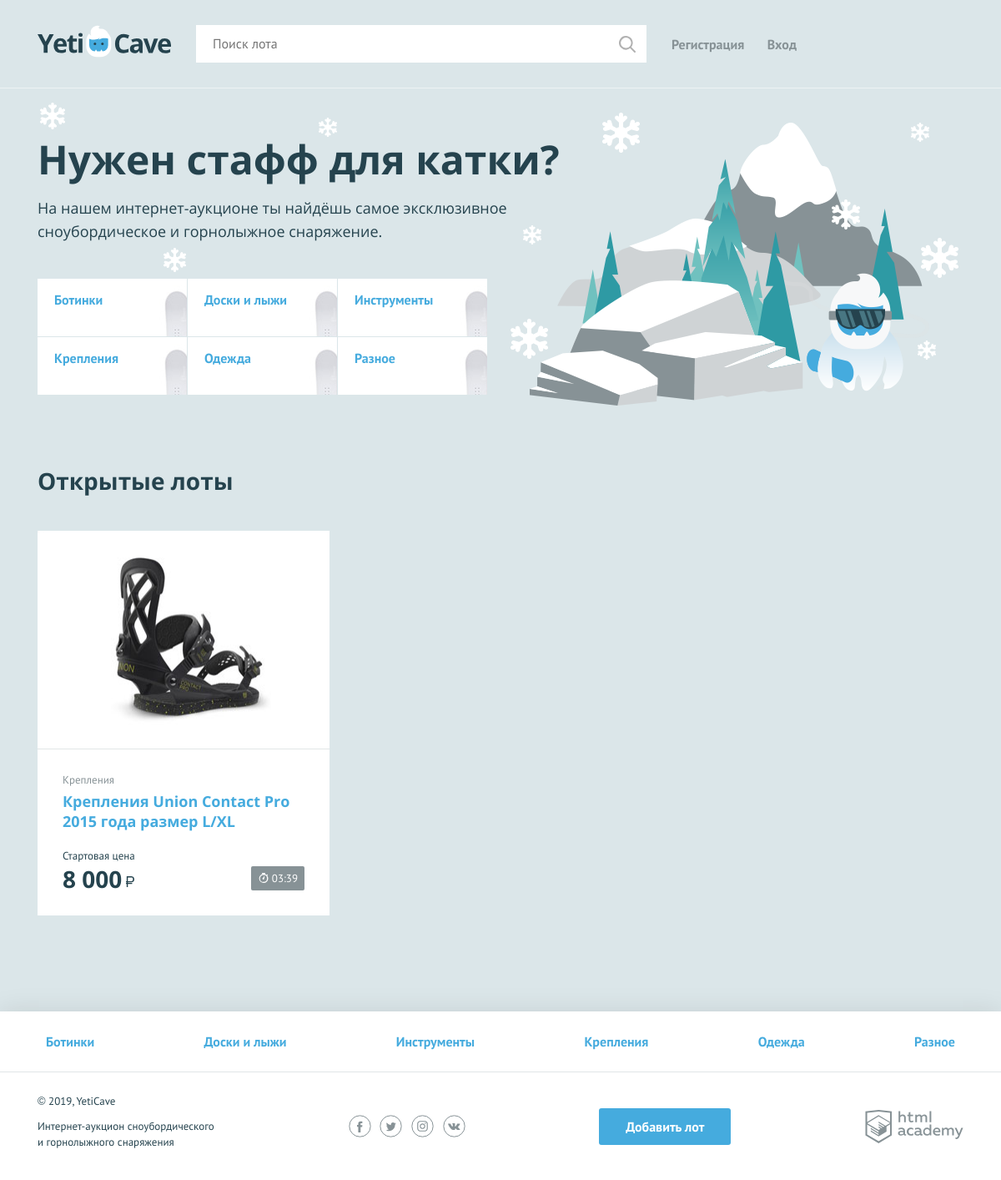
The page / on the database its author committed.
### tables this page shows
CREATE TABLE categories (
  id INT AUTO_INCREMENT PRIMARY KEY,
  title VARCHAR(20) NOT NULL UNIQUE
);

CREATE TABLE lots (
  id INT AUTO_INCREMENT PRIMARY KEY,
  create_time TIMESTAMP DEFAULT CURRENT_TIMESTAMP,
  title VARCHAR(128) NOT NULL,
  description TEXT NOT NULL,
  image VARCHAR(255) NOT NULL,
  category_id INT NOT NULL,
  price INT NOT NULL,
  end_time TIMESTAMP NULL,
  step_rate INT NOT NULL,
  user_id INT NOT NULL,
  winner_id INT
);

### functions/db.php (called while the page is built, shortened)
<?php
function get_categories($link)
{
    $sql    = "SELECT * FROM categories";
    $result = mysqli_query($link, $sql);
    $category = mysqli_fetch_all($result, MYSQLI_ASSOC);
    return $category;
}
function get_lots($link)
{
    $sql    = "SELECT l.id, l.title AS name, c.title AS category, l.price AS price, l.image, l.end_time
             FROM lots l
             JOIN categories c ON c.id = l.category_id
             WHERE l.winner_id IS NULL AND l.end_time > CURTIME() ORDER BY l.end_time";
    $result = mysqli_query($link, $sql);
    $lots = mysqli_fetch_all($result, MYSQLI_ASSOC);
    return $lots;
}

### templates/index.php (the view, shortened to what this page needs)
<main class="container">
    <section class="promo">
        <h2 class="promo__title">Нужен стафф для катки?</h2>
        <p class="promo__text">На нашем интернет-аукционе ты найдёшь самое эксклюзивное сноубордическое и горнолыжное
            снаряжение.</p>
        <ul class="promo__list">
            <?php foreach ($categories as $category): ?>
                <li class="promo__item promo__item--boards">
                    <a class="promo__link" href="category.php?id=<?= get_value($category, 'id'); ?>">
                        <?= get_value($category, 'title'); ?></a>
                </li>
            <?php endforeach; ?>
        </ul>
    </section>
    <section class="lots">
        <div class="lots__header">
            <h2>Открытые лоты</h2>
        </div>
        <ul class="lots__list">
            <?php foreach ($lots as $lot): ?>
                <li class="lots__item lot">
                    <div class="lot__image">
                        <img src="<?= htmlspecialchars(get_value($lot, 'image')); ?>" width="350" height="260"
                             alt="<?= htmlspecialchars(get_value($lot, 'name')); ?>">
                    </div>
                    <div class="lot__info">
                        <span class="lot__category"><?= get_value($lot, 'category'); ?></span>
                        <h3 class="lot__title"><a class="text-link" href="lot.php?id=<?= get_value($lot,
                                'id'); ?>"><?= htmlspecialchars(get_value($lot, 'name')); ?></a></h3>
                        <div class="lot__state">
                            <div class="lot__rate">
                                <span class="lot__amount">Стартовая цена</span>
                                <span class="lot__cost"><?= format_price(htmlspecialchars(get_value($lot,
                                        'price'))); ?></span>
                            </div>
                            <div class="lot__timer timer">
                                <?= time_to_end(get_value($lot, 'end_time')); ?>
                            </div>
                        </div>
                    </div>
                </li>
            <?php endforeach; ?>
        </ul>
    </section>
</main>

### functions/template.php (shortened to what this page needs)
<?php
function include_template($name, $data)
{
    $name   = 'templates/' . $name;
    extract($data);
    require $name;
    $result = ob_get_clean();
    return $result;
}
function format_price($price)
{
    return number_format(ceil($price), 0, null, ' ') . "<b class=\"rub\">р</b>";
}
function time_to_end($str_time)
{
    $secs_to_end = strtotime($str_time) - time();
    $hours   = sprintf("%'.02d", floor($secs_to_end / 3600));
    $minutes = sprintf("%'.02d", floor(($secs_to_end % 3600) / 60));
    return $hours . ":" . $minutes;
}
function get_value($array, $key)
{
    if ( ! isset($array[$key])) {
        return null;
    }
    return $array[$key];
}

### templates/layout.php (shortened to what this page needs)
<!DOCTYPE html>
<html lang="ru">
<head>
    <link href="css/normalize.min.css" rel="stylesheet">
    <link href="css/style.css" rel="stylesheet">
</head>
<body>
<div class="page-wrapper">
    <header class="main-header">
        <div class="main-header__container container">
            <a class="main-header__logo" href="/">
                <img src="img/logo.svg" width="160" height="39" alt="Логотип компании YetiCave">
            </a>
            <form class="main-header__search" method="get" action="search.php">
                <input type="search" name="search" placeholder="Поиск лота">
                <input class="main-header__search-btn" type="submit">
            </form>
            <nav class="user-menu">
                <?php if ($user): ?>
                    <div class="user-menu__logged">
                        <p><?= strip_tags(get_value($user, 'name')) ?></p>
                        <a href="my-bets.php">Мои ставки</a>
                        <a href="logout.php">Выйти</a>
                    </div>
                <?php else: ?>
                    <ul class="user-menu__list">
                        <li class="user-menu__item">
                            <a href="sign-up.php">Регистрация</a>
                        </li>
                        <li class="user-menu__item">
                            <a href="login.php">Вход</a>
                        </li>
                    </ul>
                <?php endif; ?>
            </nav>
        </div>
    </header>
    <?= $content; ?>
</div>
<footer class="main-footer">
    <nav class="nav">
        <ul class="nav__list container">
            <?php foreach ($categories as $category): ?>
                <li class="nav__item">
                    <a href="category.php?id=<?= get_value($category, 'id'); ?>">
                        <?= get_value($category,'title'); ?>
                    </a>
                </li>
            <?php endforeach; ?>
        </ul>
    </nav>
    <div class="main-footer__bottom container">
        <div class="main-footer__copyright">
            <p>© 2019, YetiCave</p>
            <p>Интернет-аукцион сноубордического и горнолыжного снаряжения</p>
        </div>
        <div class="main-footer__social social">
            <a class="social__link social__link--facebook" href="#">
            </a>
            <a class="social__link social__link--twitter" href="#">
            </a>
            <a class="social__link social__link--instagram" href="#">
            </a>
            <a class="social__link social__link--vkontakte" href="#">
            </a>
        </div>
        <a class="main-footer__add-lot button" href="add-lot.html">Добавить лот</a>
        <div class="main-footer__developed-by">
            <a class="logo-academy" href="https://htmlacademy.ru/intensive/php">
            </a>
        </div>
    </div>
</footer>
</body>
</html>

### index.php (shortened to what this page needs)
<?php
$title = 'Главная';
require_once ('functions/template.php');
require_once ('functions/db.php');
$config = require 'config.php';
$link = db_connect($config['db']);
$categories = get_categories($link);
$lots = get_lots($link);
$user = null;
$content = include_template('index.php', [
    'categories' => $categories,
    'lots' => $lots,
    'link' => $link,
]);
$layout = include_template('layout.php', [
    'content' => $content,
    'title'      => $title,
    'categories' => $categories,
    'user' => $user
]);
print $layout;

### rows shown on the page
categories: title "Ботинки"
categories: title "Доски и лыжи"
categories: title "Инструменты"
categories: title "Крепления"
categories: title "Одежда"
categories: title "Разное"
lots: image (picture), category.title "Крепления", title "Крепления Union Contact Pro 2015 года размер L/XL", price "8 000", end_time "03:39"
